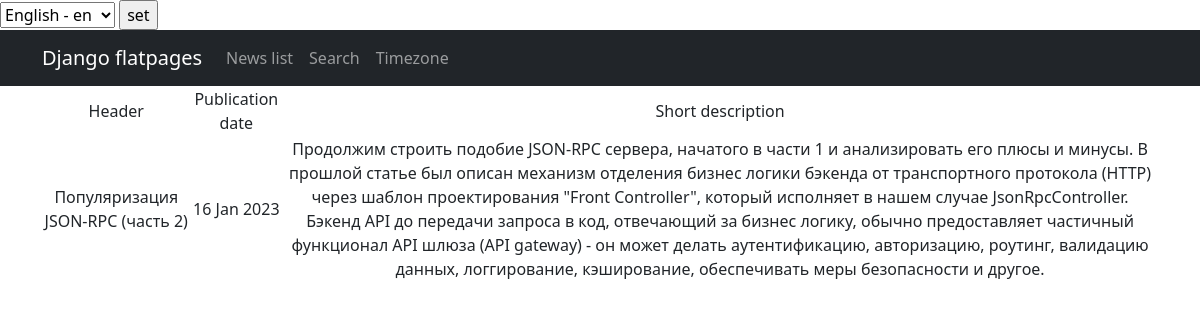
The page /news/90 on the database as committed earlier.
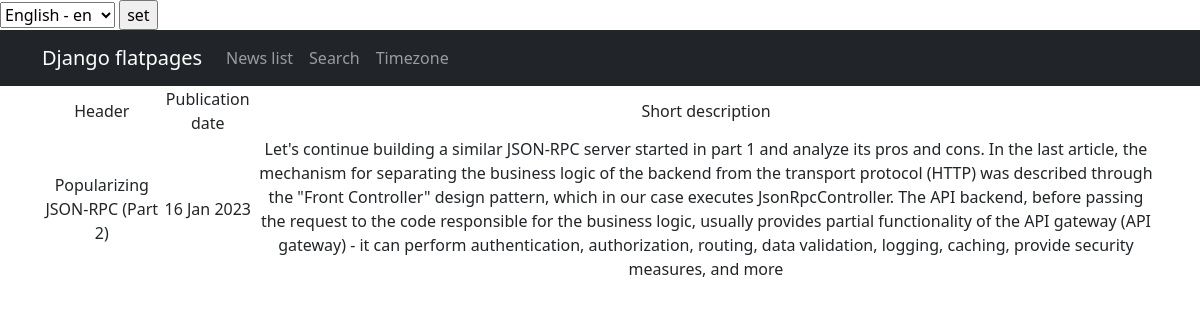
The same page on the database as committed later.
### news/models.py (models this page shows, shortened)
class Post (models.Model):
    author = models.ForeignKey(Author, on_delete=models.CASCADE)
    NEWS = 'NW'
    PAPER = 'PR'
    CATEGORY_CHOICES = (
        (NEWS, 'Новость'),
        (PAPER, 'Статья'),
    )
    choices = models.CharField(
        max_length=2, choices=CATEGORY_CHOICES, default=NEWS
    )
    datatime_of_creation = models.DateTimeField(auto_now_add=True)
    category = models.ManyToManyField(Category, through='PostCategory')
    heading = models.CharField(max_length=128)
    text = models.TextField()
    rating = models.IntegerField(default=0)

### news/views.py (the view)
class PostDetail(DetailView):
    model = Post
    template_name = 'post.html'
    context_object_name = 'post'
    def get_object(self, *args, **kwargs):
        obj = cache.get(f'post-{self.kwargs["pk"]}', None)
        if not obj:
            obj = super().get_object(queryset=self.queryset)
            cache.set(f'post-{self.kwargs["pk"]}', obj)
        return obj

### news/templatetags/custom_filters.py (called while the page is built)
@register.filter()
def censor(value):
    filthy_list = ['редиска', 'ещеплохоеслово']
    if not isinstance(value, str):
        raise TypeError(f'unresolved type {type(value)}, expected type "str"')
    words = value.split()
    for word in words:
        if word in filthy_list:
            value = value.replace(word, f'{word[0]}{"*" * (len(word) - 1)}')
            return value
    return value

### templates/post.html (shortened to what this page needs)
{% extends 'flatpages/default.html' %}
{% load i18n %}
{% load custom_filters %}
{% block content %}
 <table>
     <tr>
        <td>{% trans 'Header' %}</td>
        <td>{% trans 'Publication date' %}</td>
        <td>{% trans 'Short description' %}</td>
     </tr>
     <tr>
         <td>{{ post.heading|censor }}</td>
         <td>{{ post.datatime_of_creation|date:'d M Y' }}</td>
         <td>{{ post.text|censor }}</td>
     </tr>
 </table>
{% endblock content %}

Rows that differ between the two databases and show on the page:
changed Post: heading|censor "Популяризация JSON-RPC (часть 2)" → "Popularizing JSON-RPC (Part 2)"; text|censor "Продолжим строить подобие JSON-RPC сервера, начатого в части 1 и анализировать его плюсы и минусы. В прошлой статье был описан механизм отделения бизнес логики бэкенда от транспортного протокола (HTTP) через шаблон проектирования \"Front Controller\", который исполняет в нашем случае JsonRpcController. Бэкенд API до передачи запроса в код, отвечающий за бизнес логику, обычно предоставляет частичный функционал API шлюза (API gateway) - он может делать аутентификацию, авторизацию, роутинг, валидацию данных, логгирование, кэширование, обеспечивать меры безопасности и другое." → "Let's continue building a similar JSON-RPC server started in part 1 and analyze its pros and cons. In the last article, the mechanism for separating the business logic of the backend from the transport protocol (HTTP) was described through the \"Front Controller\" design pattern, which in our case executes JsonRpcController. The API backend, before passing the request to the code responsible for the business logic, usually provides partial functionality of the API gateway (API gateway) - it can perform authentication, authorization, routing, data validation, logging, caching, provide security measures, and more"
